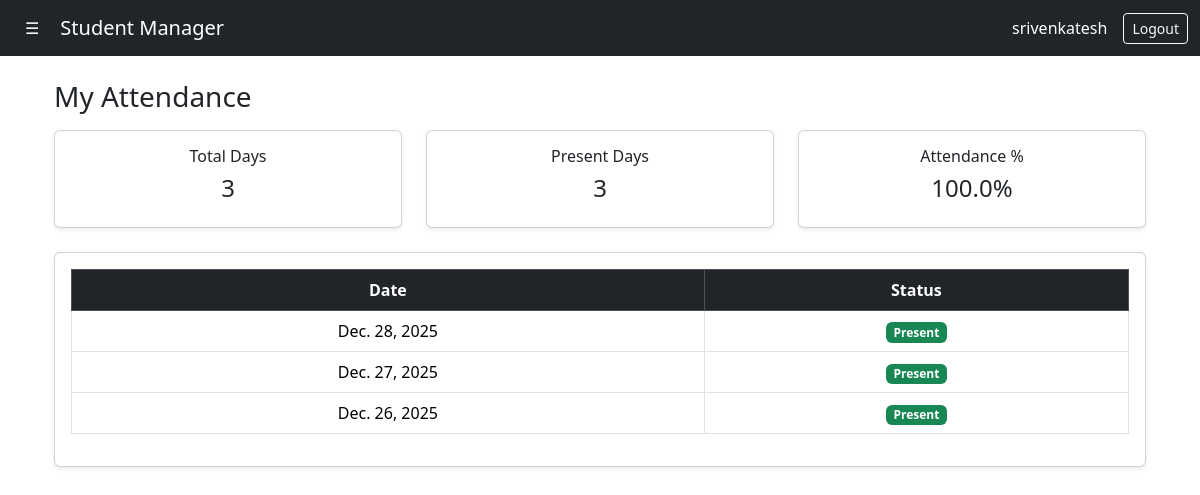
/my/attendance/ (signed in), run on the app's committed database.
### core/models.py (models this page shows, shortened)
class Attendance(models.Model):
     STATUS_CHOICES = (
          ('P','Present'),
          ('A', 'Absent'),
     )
     student = models.ForeignKey(
          Student,
          on_delete=models.CASCADE,
          related_name='attendance'
          )
     date = models.DateField()
     status = models.CharField(
        max_length=1,
        choices= STATUS_CHOICES
     )
     created_at = models.DateTimeField(auto_now_add=True)
     class Meta:
          unique_together = ('student', 'date')
          ordering = ['-date']

### core/views.py (the view)
# urls.py: path("my/attendance/", views.student_attendance, name="student_attendance"),
@login_required
def student_attendance(request):
    if request.user.is_staff:
        return redirect("dashboard")
    student = get_object_or_404(Student, user=request.user)
    attendance_records = student.attendance.all().order_by("-date")
    context = {
        "student": student,
        "attendance_records": attendance_records,
        "total_days": student.total_attendance_days(),
        "present_days": student.present_days(),
        "attendance_percentage": student.attendance_percentage(),
    }
    return render(request, "core/student_attendance.html", context)

### core/models.py (called while the page is built)
    def total_attendance_days(self):
        return self.attendance.count()

    def present_days(self):
        return self.attendance.filter(status='P').count()

    def attendance_percentage(self):
        total_days = self.total_attendance_days()
        if total_days == 0:
            return 0
        return round((self.present_days() / total_days) * 100, 2)

### templates/core/student_attendance.html (shortened to what this page needs)
{% extends "core/base.html" %}
{% block content %}
<div class="container mt-4">
    <h3 class="mb-3">My Attendance</h3>
    <div class="row mb-4">
        <div class="col-md-4">
            <div class="card text-center shadow-sm">
                <div class="card-body">
                    <h6>Total Days</h6>
                    <h4>{{ total_days }}</h4>
                </div>
            </div>
        </div>
        <div class="col-md-4">
            <div class="card text-center shadow-sm">
                <div class="card-body">
                    <h6>Present Days</h6>
                    <h4>{{ present_days }}</h4>
                </div>
            </div>
        </div>
        <div class="col-md-4">
            <div class="card text-center shadow-sm">
                <div class="card-body">
                    <h6>Attendance %</h6>
                    <h4>{{ attendance_percentage }}%</h4>
                </div>
            </div>
        </div>
    </div>
    <div class="card shadow-sm">
        <div class="card-body">
            <table class="table table-bordered text-center">
                <thead class="table-dark">
                    <tr>
                        <th>Date</th>
                        <th>Status</th>
                    </tr>
                </thead>
                <tbody>
                    {% for att in attendance_records %}
                    <tr>
                        <td>{{ att.date }}</td>
                        <td>
                            {% if att.status == 'P' %}
                                <span class="badge bg-success">Present</span>
                            {% else %}
                                <span class="badge bg-danger">Absent</span>
                            {% endif %}
                        </td>
                    </tr>
                    {% empty %}
                    <tr>
                        <td colspan="2">No attendance records found.</td>
                    </tr>
                    {% endfor %}
                </tbody>
            </table>
        </div>
    </div>
</div>
{% endblock %}

### templates/core/base.html (shortened to what this page needs)
<!DOCTYPE html>
<html lang="en">
<head>
    <link href="https://cdn.jsdelivr.net/npm/bootstrap@5.3.2/dist/css/bootstrap.min.css" rel="stylesheet">
</head>
<body>
<nav class="navbar navbar-dark bg-dark">
    <div class="container-fluid">
        <button class="btn btn-dark"
                type="button"
                data-bs-toggle="offcanvas"
                data-bs-target="#sidebar"
                aria-controls="sidebar">
            ☰
        </button>
        <a class="navbar-brand ms-2" href="{% url 'home' %}">
            Student Manager
        </a>
        <div class="d-flex align-items-center ms-auto">
            {% if user.is_authenticated %}
                <span class="text-white me-3">
                    {{ user.username }}
                </span>
                <form method="post" action="{% url 'logout' %}" class="mb-0">
                    <button class="btn btn-outline-light btn-sm">
                        Logout
                    </button>
                </form>
            {% else %}
                <a href="{% url 'login' %}" class="btn btn-outline-light btn-sm">
                    Login
                </a>
            {% endif %}
        </div>
    </div>
</nav>
<div class="container">
    {% block content %}{% endblock %}
</div>
</body>
</html>

### data on the page
Attendance: date "Dec. 28, 2025", status "Present"
Attendance: date "Dec. 27, 2025", status "Present"
Attendance: date "Dec. 26, 2025", status "Present"

### other printed values
{{ user.username }} "srivenkatesh"
{{ total_days }} "3"
{{ present_days }} "3"
{{ attendance_percentage }} "100.0"
